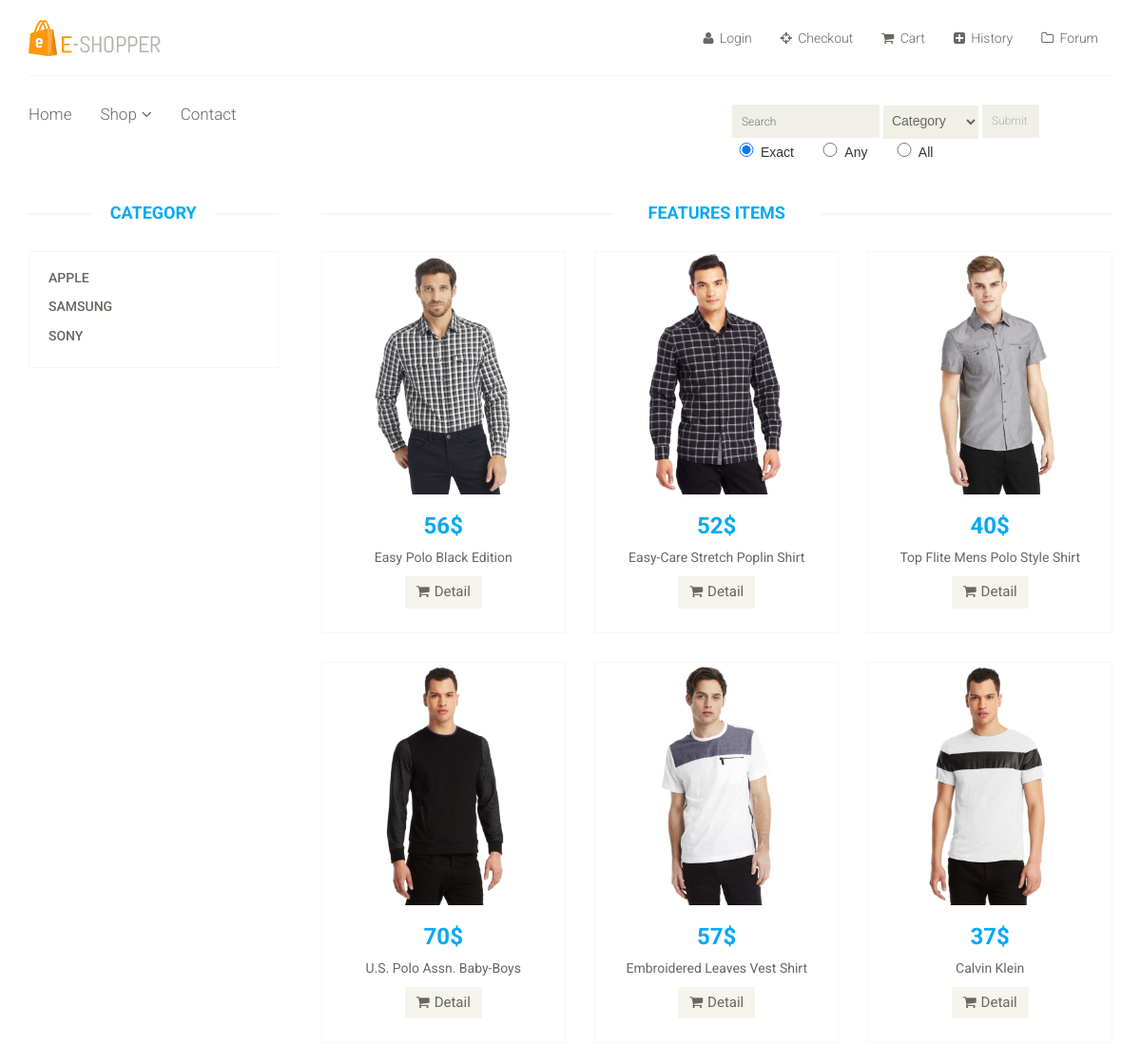
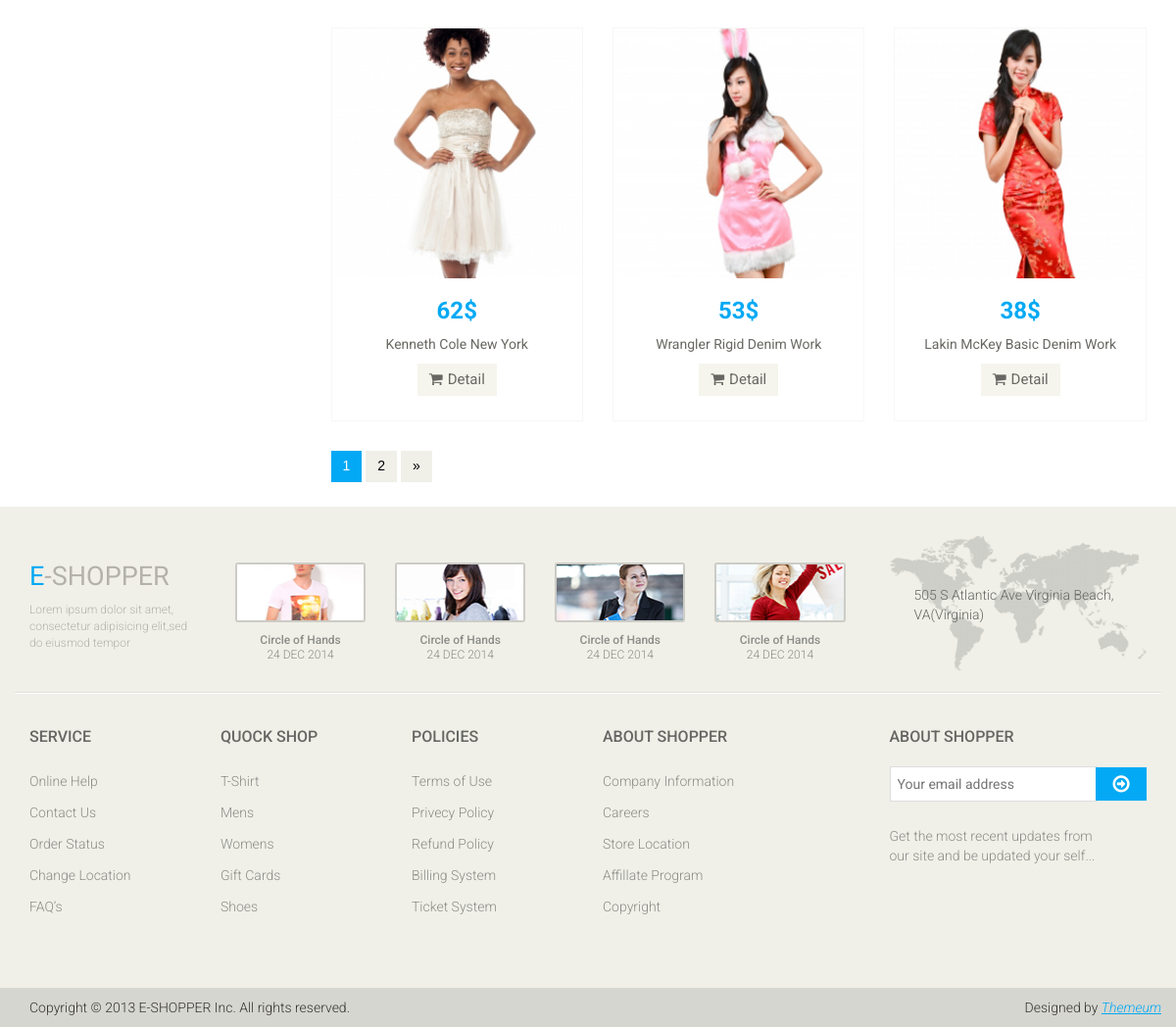
Page /shop.php?cat=All&i=1 on the committed database (2 pictures, top to bottom).
### tables this page shows
CREATE TABLE IF NOT EXISTS `category` (
  `ID` int(11) NOT NULL,
  `Name` varchar(15) NOT NULL
);

CREATE TABLE IF NOT EXISTS `item` (
  `ID` int(11) NOT NULL,
  `Name` varchar(45) DEFAULT NULL,
  `price` int(11) DEFAULT NULL,
  `image` varchar(100) DEFAULT NULL,
  `category` varchar(15) NOT NULL,
  `Detail` varchar(1000) NOT NULL
);

### shop.php (the view, shortened to what this page needs)
<?php
        include("header.php");
?>
<body>
	<section>
		<div class='container'>
			<div class='row'>
				<?php
                    include("sidebar.php");
                ?>
				<div class='col-sm-9 padding-right'>
					<div class='features_items'>
						<h2 class='title text-center'>Features Items</h2>
						<?php
							$cat = $_REQUEST["cat"];
							if ($cat == "All")
								$sel=mysql_query("select * from item");
							else
								$sel=mysql_query("select * from item where category = '$cat'");
							$arrlength = mysql_numrows($sel);
							$imax = 1;
							if($arrlength% 9==0)
							{
								$imax = $arrlength/12;
							}
							else
							{
								$imax = ($arrlength - $arrlength%12)/12 + 1;
							}
							$ci = $_REQUEST["i"];
							for($x = ($ci-1)*9 ; $x < $arrlength and $x < $ci*9; $x++) {
								echo "
							   <div class='col-sm-4'>
									<div class='product-image-wrapper'>
										<div class='single-products'>
												<div class='productinfo text-center'>
                                                    <a href='product-details.php?index=".mysql_result($sel,$x,"ID")."' >
													   <img src=".mysql_result($sel,$x,"image")." alt='' />
													</a>
                                                    <h2>".mysql_result($sel,$x,"price")."$</h2>
													<p>".mysql_result($sel,$x,"Name")."</p>
													<a href='product-details.php?index=".mysql_result($sel,$x,"ID")."' class='btn btn-default add-to-cart'><i class='fa fa-shopping-cart'></i>Detail</a>
												</div>
										</div>
									</div>
								</div>";
							}
                        ?>
						</div>
						<?php
						echo "<div><ul class='pagination'>";
                        for($i = 1; $i<= $imax; $i++ )
                        {
                            if($ci==$i)
                            {
                                echo "<li class='active'><a href='?cat=".$cat."&i=".$i."'>".$i."</a></li>";
                            }
                            else
                            {
                                echo "<li><a href='?cat=".$cat."&i=".$i."''>".$i."</a></li>";
                            }
                        }
                        if($ci >= $imax)
                        {
                            echo "<li><a href='?cat=".$cat."&i=".$imax."''>&raquo;</a></li>";
                        }
                        else
                        {
                            echo "<li><a href='?cat=".$cat."&i=".($ci+1)."''>&raquo;</a></li>";
                        }
						echo "</ul></div>";
                        ?>
				</div>
			</div>
		</div>
	</section>
</body>
<?php
	include("footer.php");
?>

### sidebar.php (shortened to what this page needs)
<div class='col-sm-3'>
	<div class='left-sidebar'>
		<h2>Category</h2>
		<div class='panel-group category-products' id='accordian'>
			<?php
				$sel = mysql_query("select * from category");
				while($arr=mysql_fetch_array($sel))
				{
					$name = $arr["Name"];
					echo "
						<div class='panel panel-default'>
							<div class='panel-heading'>
								<h4 class='panel-title'><a href='shop.php?cat=$name&i=1'>$name</a></h4>
							</div>
						</div>
					";
				}
			?>
		</div>
	</div>
</div>

### css/main.css (style rules this page uses)
body { font-family: 'Tahoma', sans-serif; background:; position: relative; font-weight:400px; }
ul li { list-style: none; }
a { -webkit-transition: 300ms; -moz-transition: 300ms; -o-transition: 300ms; transition: 300ms; }
h1, h2, h3, h4, h5, h6 { font-family: 'Roboto', sans-serif; }
.category-products { border: 1px solid #F7F7F0; margin-bottom: 35px; padding-bottom: 20px; padding-top: 15px; }
.left-sidebar h2, .brands_products h2 { color: #03a9f4; font-family: 'Roboto', sans-serif; font-size: 18px; font-weight: 700; margin: 0 auto 30px; text-align: center; text-transform: uppercase; position: relative; z-index:3; }
.left-sidebar h2:after, h2.title:after { content: " "; position: absolute; border: 1px solid #f5f5f5; bottom:8px; left: 0; width: 100%; height: 0; z-index: -2; }
.left-sidebar h2:before { content: " "; position: absolute; background: #fff; bottom: -6px; width: 130px; height: 30px; z-index: -1; left: 50%; margin-left: -65px; }
h2.title:before { content: " "; position: absolute; background: #fff; bottom: -6px; width: 220px; height: 30px; z-index: -1; left: 50%; margin-left: -110px; }
.category-products .panel { background-color: #FFFFFF; border: 0px; border-radius: 0px; box-shadow:none; margin-bottom: 0px; }
.category-products .panel-default .panel-heading { background-color: #FFFFFF; border: 0 none; color: #FFFFFF; padding: 5px 20px; }
.category-products .panel-default .panel-heading .panel-title a { color: #696763; font-family: 'Roboto', sans-serif; font-size: 14px; text-decoration: none; text-transform: uppercase; }
.padding-right { padding-right: 0; }
.features_items { overflow:hidden; }
h2.title { color: #03a9f4; font-family: 'Roboto', sans-serif; font-size: 18px; font-weight: 700; margin: 0 15px; text-transform: uppercase; margin-bottom: 30px; position: relative; }
.product-image-wrapper { border:1px solid #F7F7F5; overflow: hidden; margin-bottom:30px; }
.single-products { position: relative; }
.productinfo h2 { color: #03a9f4; font-family: 'Roboto', sans-serif; font-size: 24px; font-weight: 700; }
.productinfo p { font-family: 'Roboto', sans-serif; font-size: 14px; font-weight: 400; color: #696763; }
.productinfo img { width: 100%; height: 255px; }
.productinfo { position:relative; }
.add-to-cart { background:#F5F5ED; border: 0 none; border-radius: 0; color: #696763; font-family: 'Roboto', sans-serif; font-size: 15px; margin-bottom: 25px; }
.add-to-cart i { margin-right:5px; }
.pagination { display: inline-block; margin-bottom: 25px; margin-top: 0; padding-left: 15px; }
.pagination li:first-child a, .pagination li:first-child span { border-bottom-left-radius: 0; border-top-left-radius: 0; margin-left: 0; }
.pagination li:last-child a, .pagination li:last-child span { border-bottom-right-radius: 0; border-top-right-radius: 0; }
.pagination .active a, .pagination .active span, .pagination .active a:hover, .pagination .active span:hover, .pagination .active a:focus, .pagination .active span:focus { background-color: #03a9f4; border-color: #03a9f4; color: #FFFFFF; cursor: default; z-index: 2; }
.pagination li a, .pagination li span { background-color: #f0f0e9; border: 0; float: left; line-height: 1.42857; margin-left: -1px; padding: 6px 12px; position: relative; text-decoration: none; margin-right: 5px; color:#000; }

### rows in the picture
category: Name "APPLE"
category: Name "SAMSUNG"
category: Name "SONY"
item: image (picture), price "56", Name "Easy Polo Black Edition"
item: image (picture), price "52", Name "Easy-Care Stretch Poplin Shirt"
item: image (picture), price "40", Name "Top Flite Mens Polo Style Shirt"
item: image (picture), price "70", Name "U.S. Polo Assn. Baby-Boys"
item: image (picture), price "57", Name "Embroidered Leaves Vest Shirt"
item: image (picture), price "37", Name "Calvin Klein"
item: image (picture), price "62", Name "Kenneth Cole New York"
item: image (picture), price "53", Name "Wrangler Rigid Denim Work"
item: image (picture), price "38", Name "Lakin McKey Basic Denim Work"
